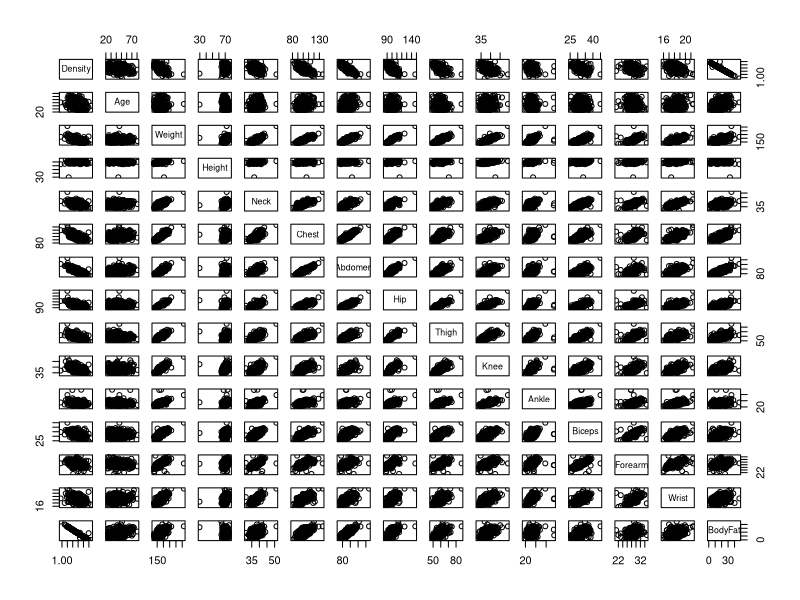
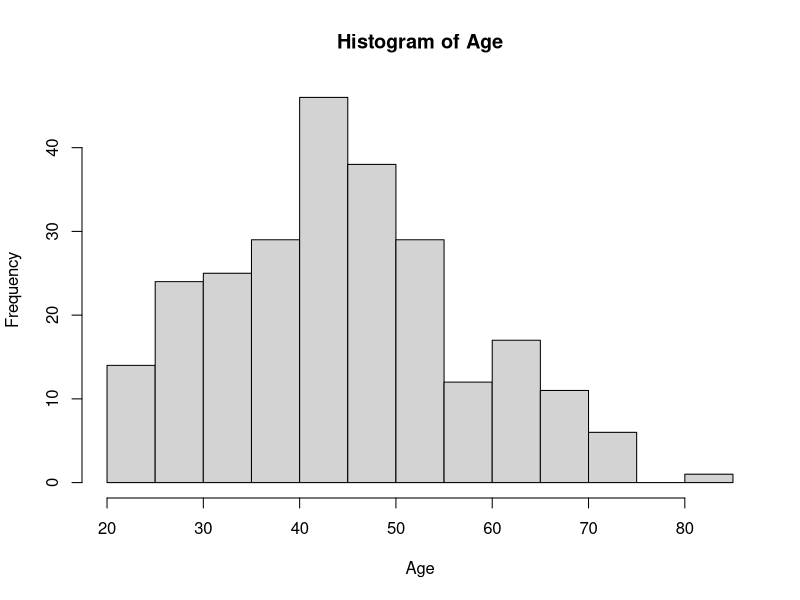
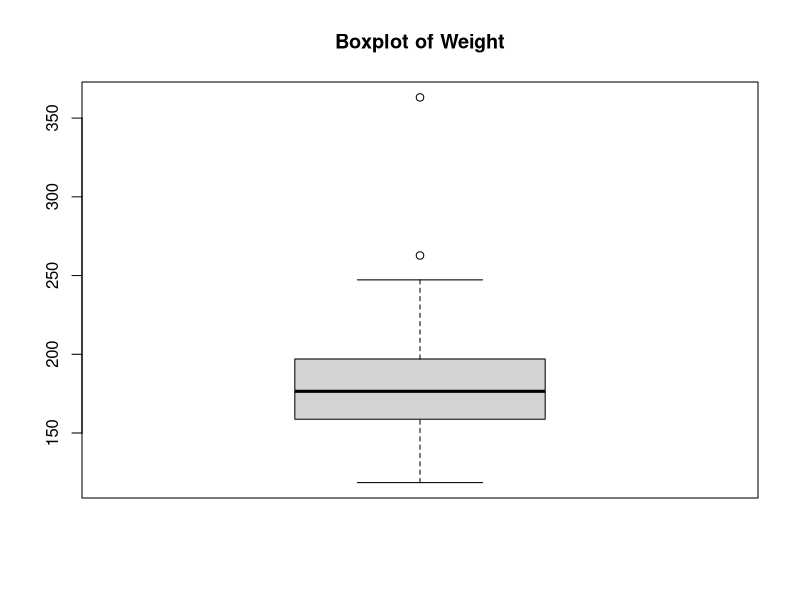
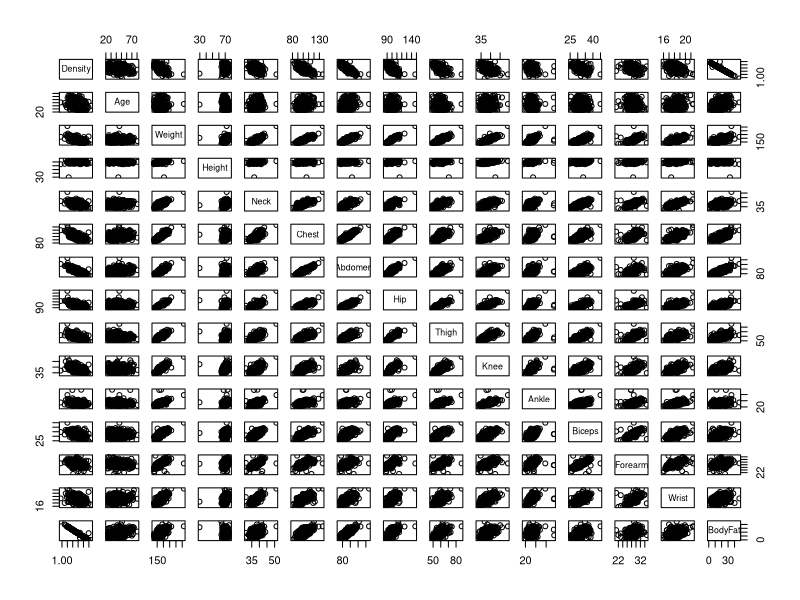
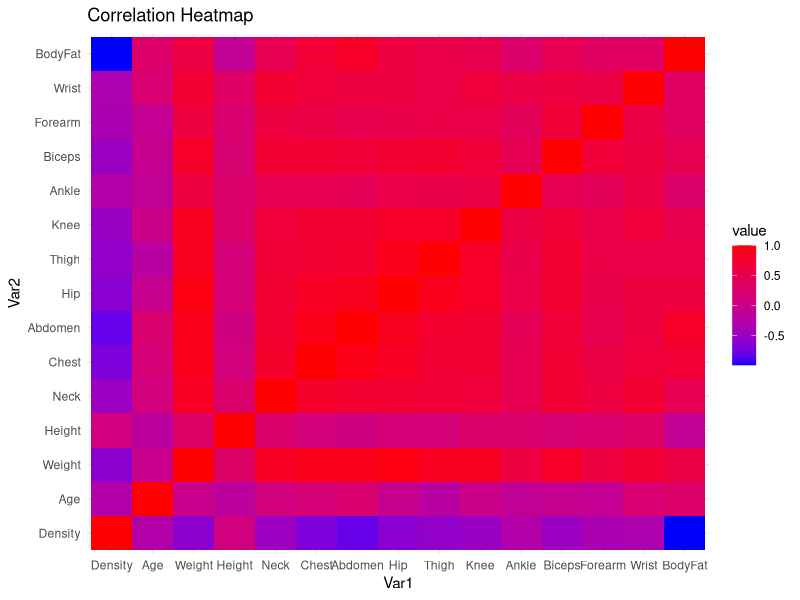
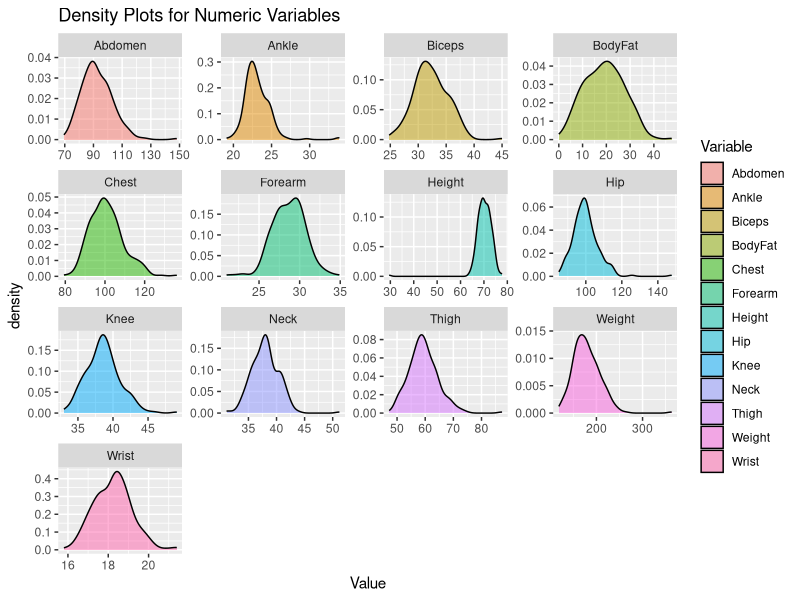

Write the R code that produced these figures, in order.
# Load dataset
body_data <- read.csv("data/bodyfat.csv", colClasses = c(
  Density = "numeric",
  Age = "integer",
  Weight = "numeric",
  Height = "numeric",
  Neck = "numeric",
  Chest = "numeric",
  Abdomen = "numeric",
  Hip = "numeric",
  Thigh = "numeric",
  Knee = "numeric",
  Ankle = "numeric",
  Biceps = "numeric",
  Forearm = "numeric",
  Wrist = "numeric",
  BodyFat = "numeric"
))

# Display the structure of the dataset
str(body_data)

# View the first few rows of the dataset
head(body_data)

# View the dataset in a separate viewer window
View(body_data)

# Mean for numeric variables
means <- sapply(body_data[, c("Density", "Age", "Weight", "Height", "Neck", "Chest", "Abdomen", "Hip", "Thigh", "Knee", "Ankle", "Biceps", "Forearm", "Wrist", "BodyFat")], mean)
means

# Median for numeric variables
medians <- sapply(body_data[, c("Density", "Age", "Weight", "Height", "Neck", "Chest", "Abdomen", "Hip", "Thigh", "Knee", "Ankle", "Biceps", "Forearm", "Wrist", "BodyFat")], median)
medians

# Standard deviation for numeric variables
sds <- sapply(body_data[, c("Density", "Age", "Weight", "Height", "Neck", "Chest", "Abdomen", "Hip", "Thigh", "Knee", "Ankle", "Biceps", "Forearm", "Wrist", "BodyFat")], sd)
sds

# Range for numeric variables
ranges <- sapply(body_data[, c("Density", "Age", "Weight", "Height", "Neck", "Chest", "Abdomen", "Hip", "Thigh", "Knee", "Ankle", "Biceps", "Forearm", "Wrist", "BodyFat")], function(x) diff(range(x)))
ranges

# Quartiles for numeric variables
quartiles <- apply(body_data[, c("Density", "Age", "Weight", "Height", "Neck", "Chest", "Abdomen", "Hip", "Thigh", "Knee", "Ankle", "Biceps", "Forearm", "Wrist", "BodyFat")], 2, quantile)
quartiles

# Correlation matrix for numeric variables
correlation_matrix <- cor(body_data[, c("Density", "Age", "Weight", "Height", "Neck", "Chest", "Abdomen", "Hip", "Thigh", "Knee", "Ankle", "Biceps", "Forearm", "Wrist", "BodyFat")])
correlation_matrix

# Scatterplot matrix for numeric variables
pairs(~Density + Age + Weight + Height + Neck + Chest + Abdomen + Hip + Thigh + Knee + Ankle + Biceps + Forearm + Wrist + BodyFat, data = body_data)

# Histogram for a numeric variable (Age)
hist(body_data$Age, main = "Histogram of Age", xlab = "Age")

# Boxplot for a numeric variable (Weight)
boxplot(body_data$Weight, main = "Boxplot of Weight")

# Scatterplot matrix for multiple numeric variables
pairs(~Density + Age + Weight + Height + Neck + Chest + Abdomen + Hip + Thigh + Knee + Ankle + Biceps + Forearm + Wrist + BodyFat, data = body_data)

# Correlation heatmap for numeric variables
library(ggplot2)
# Load the reshape2 package
library(reshape2)
correlation_data <- cor(body_data[, c("Density", "Age", "Weight", "Height", "Neck", "Chest", "Abdomen", "Hip", "Thigh", "Knee", "Ankle", "Biceps", "Forearm", "Wrist", "BodyFat")])
ggplot(data = melt(correlation_data), aes(x = Var1, y = Var2, fill = value)) +
  geom_tile() +
  scale_fill_gradient(low = "blue", high = "red") +
  theme_minimal() +
  labs(title = "Correlation Heatmap")

# Density plots for multiple numeric variables
library(ggplot2)
library(tidyr)
body_data_long <- gather(body_data, key = "Variable", value = "Value", -Density, -Age)
ggplot(data = body_data_long, aes(x = Value, fill = Variable)) +
  geom_density(alpha = 0.5) +
  facet_wrap(~Variable, scales = "free") +
  labs(title = "Density Plots for Numeric Variables")




